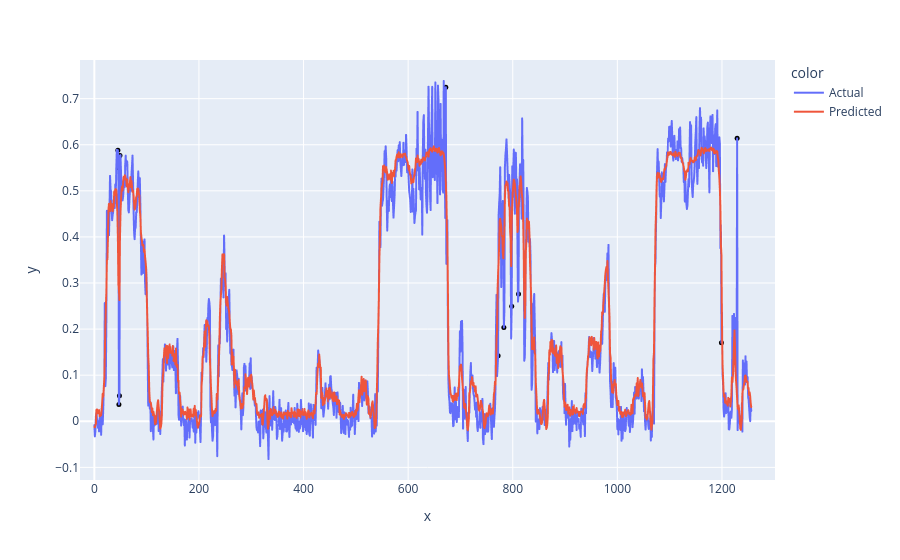

Source (notebook cell):
### Code cell
noise = get_noise(X_test, 0.02)
predicted_load_test_noise = model.predict(X_test + noise)
display_prediction(X_test + noise, predicted_load_test_noise, 4,  mean, std, 2)

### Figure 1 — Plotly figure (JSON) as saved in the notebook; plotly's stock layout.template omitted (floating-point values rounded to 4 significant figures; data arrays with more than 128 entries replaced by an {"elided": "..."} marker saying what was removed)
{"data": [{"hovertemplate": "color=Actual<br>x=%{x}<br>y=%{y}<extra></extra>", "legendgroup": "Actual", "line": {"color": "#636efa", "dash": "solid"}, "marker": {"symbol": "circle"}, "mode": "lines", "name": "Actual", "showlegend": true, "type": "scattergl", "x": {"elided": "1257 int values"}, "xaxis": "x", "y": {"elided": "1257 float values"}, "yaxis": "y"}, {"hovertemplate": "color=Predicted<br>x=%{x}<br>y=%{y}<extra></extra>", "legendgroup": "Predicted", "line": {"color": "#EF553B", "dash": "solid"}, "marker": {"symbol": "circle"}, "mode": "lines", "name": "Predicted", "showlegend": true, "type": "scattergl", "x": {"elided": "1257 int values"}, "xaxis": "x", "y": {"elided": "1257 float values"}, "yaxis": "y"}, {"hovertemplate": "x=%{x}<br>y=%{y}<extra></extra>", "legendgroup": "", "marker": {"color": "black", "size": 5, "symbol": "circle"}, "mode": "markers", "name": "", "orientation": "v", "showlegend": false, "type": "scatter", "x": [45, 46, 47, 48, 49, 672, 772, 783, 798, 811, 1199, 1229], "xaxis": "x", "y": [0.5881, 0.5501, 0.03662, 0.05552, 0.5768, 0.7249, 0.1423, 0.2035, 0.2498, 0.2762, 0.1702, 0.6138], "yaxis": "y"}], "layout": {"legend": {"title": {"text": "color"}, "tracegroupgap": 0}, "margin": {"t": 60}, "xaxis": {"anchor": "y", "domain": [0, 1], "title": {"text": "x"}}, "yaxis": {"anchor": "x", "domain": [0, 1], "title": {"text": "y"}}}}
